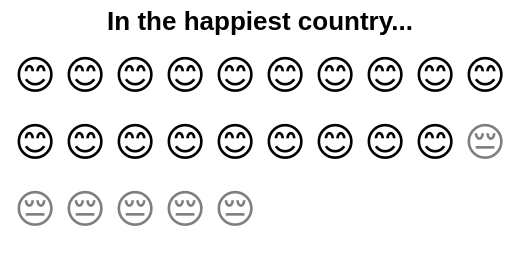

Describe this chart as a Vega-Lite specification.
### Vega-Lite specification from a JSON file in a GitHub repository (floating-point values rounded to 4 significant figures)
{"$schema": "https://vega.github.io/schema/vega-lite/v4.json", "config": {"view": {"stroke": ""}}, "title": "In the happiest country...", "width": 250, "height": 100, "data": {"values": [{"id": 1, "face": "smile"}, {"id": 2, "face": "smile"}, {"id": 3, "face": "smile"}, {"id": 4, "face": "smile"}, {"id": 5, "face": "smile"}, {"id": 6, "face": "smile"}, {"id": 7, "face": "smile"}, {"id": 8, "face": "smile"}, {"id": 9, "face": "smile"}, {"id": 10, "face": "smile"}, {"id": 11, "face": "smile"}, {"id": 12, "face": "smile"}, {"id": 13, "face": "smile"}, {"id": 14, "face": "smile"}, {"id": 15, "face": "smile"}, {"id": 16, "face": "smile"}, {"id": 17, "face": "smile"}, {"id": 18, "face": "smile"}, {"id": 19, "face": "smile"}, {"id": 20, "face": "frown"}, {"id": 21, "face": "frown"}, {"id": 22, "face": "frown"}, {"id": 23, "face": "frown"}, {"id": 24, "face": "frown"}, {"id": 25, "face": "frown"}]}, "transform": [{"calculate": "{'smile': '😊', 'frown': '😔'}[datum.face]", "as": "emoji"}, {"calculate": "ceil (datum.id/10)", "as": "col"}, {"calculate": "datum.id - datum.col*10", "as": "row"}], "mark": {"type": "text", "baseline": "middle"}, "encoding": {"x": {"field": "row", "type": "ordinal", "axis": null}, "y": {"field": "col", "type": "ordinal", "axis": null}, "text": {"field": "emoji", "type": "nominal"}, "size": {"value": 20}, "strokeWidth": {"value": 3}, "fillOpacity": {"condition": {"test": "datum.face=='smile'", "value": 1}, "value": 0.5}}}
